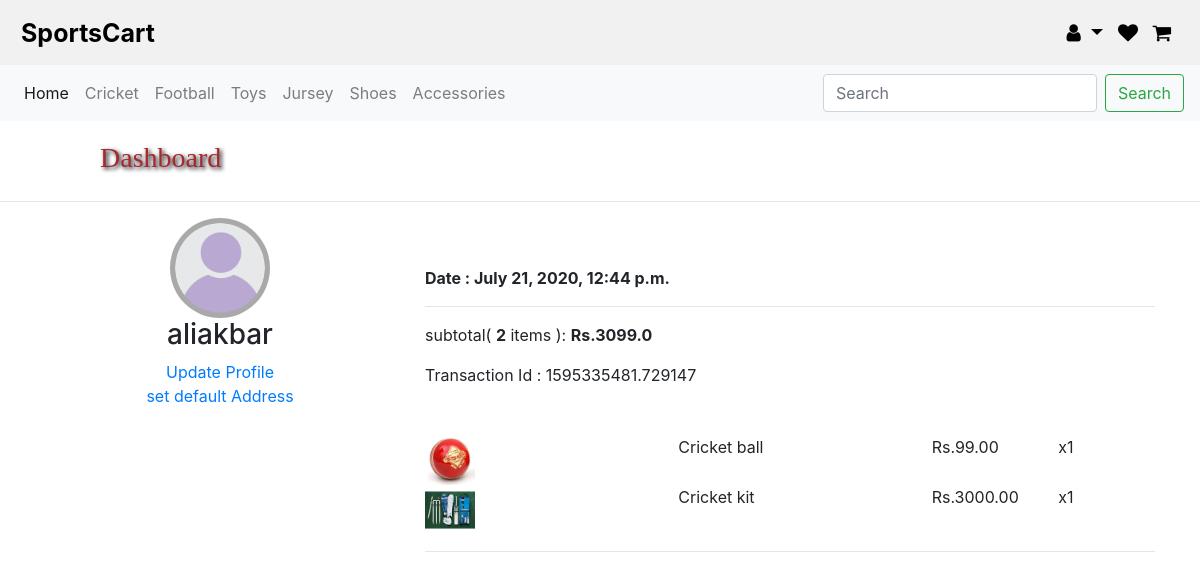
/profile/ (signed in), run on the app's committed database.
### store/models.py (models this page shows, shortened)
class Order(models.Model):
    customer = models.ForeignKey(
        settings.AUTH_USER_MODEL, on_delete=models.SET_NULL, null=True, blank=True)
    order_items = models.ManyToManyField(OrderItem)
    total_items = models.IntegerField(null=True)
    total = models.FloatField(null=True)
    ordered_date = models.DateTimeField(null=True)
    ordered = models.BooleanField(default=False)
    transaction_complete = models.BooleanField(default=False)
    transaction_id = models.CharField(max_length=100, null=True)
    address = models.ForeignKey(
        'Address', on_delete=models.SET_NULL, blank=True, null=True)

class OrderItem(models.Model):
    customer = models.ForeignKey(
        settings.AUTH_USER_MODEL, on_delete=models.SET_NULL, null=True, blank=True)
    product = models.ForeignKey(Product, on_delete=models.SET_NULL, null=True)
    quantity = models.IntegerField(default=0, null=True, blank=True)
    complete = models.BooleanField(default=False)
    total = models.FloatField(null=True, blank=True)

class Product(models.Model):
    title = models.CharField(max_length=30)
    category = models.CharField(max_length=50, choices=CATEGORY_CHOICES ,default='sports')
    sub_category = models.CharField(max_length=50)
    price = models.FloatField()
    image = models.ImageField()
    description = models.TextField(max_length=250)
    @property
    def imageURL(self):
        try:
            url = self.image.url
        except:
            url = ''
        return url

### store/views.py (the view)
# urls.py: path('profile/', customerProfile , name = 'profile'),
def customerProfile(request):
	data = customerProduct(request)
	order = data['order']
	save_items = data['save_items']
	customer = request.user
	try:
		ordered = Order.objects.filter(customer=customer,ordered=True).order_by('-id')
	except:
		ordered = ''
	context = {
		'ordered':ordered,
		'order':order,
		'save_items':save_items
	}
	return render(request,'store/profile.html',context)

### store/utils.py (called while the page is built)
def customerProduct(request):
    if request.user.is_authenticated:
        customer = request.user
        try :
            order = Order.objects.get(customer=customer,ordered=False)
        except:
            order = ''
        wishlist = customer.wishlist_set.all()
        if wishlist :
            save_items = len(wishlist)
        else:
            wishlist = ''
            save_items = 0
    else:
        order = ''
        wishlist = ''
        save_items = 0
    products = Product.objects.all()
    return {'order':order ,'wishlist':wishlist, 'save_items':save_items, 'products':products}

### store/templates/store/profile.html
{% extends 'store/base.html' %}
{% load static %}
{% block content %}
<h3 class="cart-header">
	Dashboard
</h3>
<hr>
<div class="container">
	<div class="row dashboard">
		<div class="col-12 col-sm-2 col-md-4 mx-auto">
			<div class="profile">
				<span class="">
					<img class="profile-pic" src="{% static 'images/profile.png' %}" alt="profile">
				</span>
				<h3>
					{{ user.username }}
				</h3>
				<span class="d-block">
					<a href="" >Update Profile</a>
				</span>
				<span class="d-block">
					<a href="">set default Address</a>
				</span>
			</div>
		</div>
		{% if ordered != '' %}
		<div class="col-12 col-sm-10 col-md-8">
		  <div class="ordered-list">
			{% for order in ordered %}
			<div class="pt-5">
				<strong>Date : {{ order.ordered_date }}</strong>
			</div>
			<hr>
			<div class="pb-3">
				subtotal( <strong>{{ order.total_items }}</strong>
				{% if order.total_items > 1 %}
				items
				{% else %}
				item
				{% endif %}
				):
				<span class="total-rs"><strong>Rs.{{ order.total }}</strong></span>
			</div>
			<div class="pb-5">
				<span>Transaction Id : {{ order.transaction_id }}</span>
			</div>
			<div class="row checkout-items">
				{% for item in order.order_items.all %}
				<div class="col-3 col-md-4">
					<img src="{{item.product.imageURL}}"
					style="width: 50px; height: auto;">
				</div>
				<div class="col-3 col-md-4">
					<p>{{item.product.title}}</p>
				</div>
				<div class="col-4 col-md-2">
					<p>Rs.{{item.product.price|floatformat:2}}</p>
				</div>
				<div class="col-2 col-md-2">
					<p>x{{item.quantity}}</p>
				</div>
				{% endfor %}
			</div>
			<hr>
			{% endfor %}
		  </div>
		</div>
		{% endif %}
	</div>
</div>
{% endblock content %}

### static/css/main.css (style rules this page uses)
.cart-header { padding: 20px 100px 10px; color: brown; font-family: initial; text-shadow: 2px 2px 4px #001; }
.profile { text-align: center; }
.profile a { text-decoration: none; }
.profile-pic { max-width: 100px; border-radius: 50%; padding: 5px; background-color: darkgray; }

### data on the page
Order: ordered_date "July 21, 2020, 12:44 p.m.", total_items "2", total "3099.0", transaction_id "1595335481.729147"
OrderItem: product.imageURL (picture), product "Cricket ball", product.price "99.00", quantity "1"
OrderItem: product.imageURL (picture), product "Cricket kit", product.price "3000.00", quantity "1"

### other printed values
{{ user.username }} "aliakbar"
